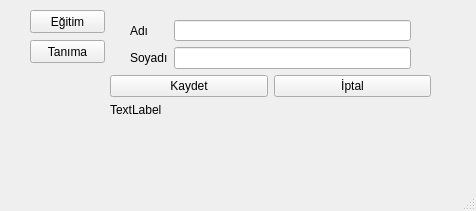
<?xml version="1.0" encoding="UTF-8"?>
<ui version="4.0">
 <class>MainWindow</class>
 <widget class="QMainWindow" name="MainWindow">
  <property name="geometry">
   <rect>
    <x>0</x>
    <y>0</y>
    <width>476</width>
    <height>211</height>
   </rect>
  </property>
  <property name="windowTitle">
   <string>Yuz Tanıma</string>
  </property>
  <widget class="QWidget" name="centralwidget">
   <widget class="QPushButton" name="egitim">
    <property name="geometry">
     <rect>
      <x>30</x>
      <y>10</y>
      <width>75</width>
      <height>23</height>
     </rect>
    </property>
    <property name="text">
     <string>Eğitim</string>
    </property>
   </widget>
   <widget class="QPushButton" name="tanima">
    <property name="geometry">
     <rect>
      <x>30</x>
      <y>40</y>
      <width>75</width>
      <height>23</height>
     </rect>
    </property>
    <property name="text">
     <string>Tanıma</string>
    </property>
   </widget>
   <widget class="QWidget" name="gridLayoutWidget">
    <property name="geometry">
     <rect>
      <x>110</x>
      <y>10</y>
      <width>321</width>
      <height>107</height>
     </rect>
    </property>
    <layout class="QGridLayout" name="gridLayout">
     <item row="1" column="0">
      <widget class="QPushButton" name="kaydet">
       <property name="text">
        <string>Kaydet</string>
       </property>
      </widget>
     </item>
     <item row="1" column="1">
      <widget class="QPushButton" name="temizle">
       <property name="text">
        <string>İptal</string>
       </property>
      </widget>
     </item>
     <item row="0" column="0" colspan="2">
      <layout class="QFormLayout" name="formLayout">
       <property name="leftMargin">
        <number>20</number>
       </property>
       <property name="topMargin">
        <number>10</number>
       </property>
       <property name="rightMargin">
        <number>20</number>
       </property>
       <item row="0" column="1">
        <widget class="QLineEdit" name="txtadi"/>
       </item>
       <item row="0" column="0">
        <widget class="QLabel" name="label">
         <property name="text">
          <string>Adı</string>
         </property>
        </widget>
       </item>
       <item row="1" column="1">
        <widget class="QLineEdit" name="txtsoyadi"/>
       </item>
       <item row="1" column="0">
        <widget class="QLabel" name="label_2">
         <property name="text">
          <string>Soyadı</string>
         </property>
        </widget>
       </item>
      </layout>
     </item>
     <item row="2" column="0" colspan="2">
      <widget class="QLabel" name="sonuc">
       <property name="text">
        <string>TextLabel</string>
       </property>
      </widget>
     </item>
    </layout>
   </widget>
  </widget>
  <widget class="QMenuBar" name="menubar">
   <property name="geometry">
    <rect>
     <x>0</x>
     <y>0</y>
     <width>476</width>
     <height>21</height>
    </rect>
   </property>
  </widget>
  <widget class="QStatusBar" name="statusbar"/>
 </widget>
 <resources/>
 <connections/>
</ui>
